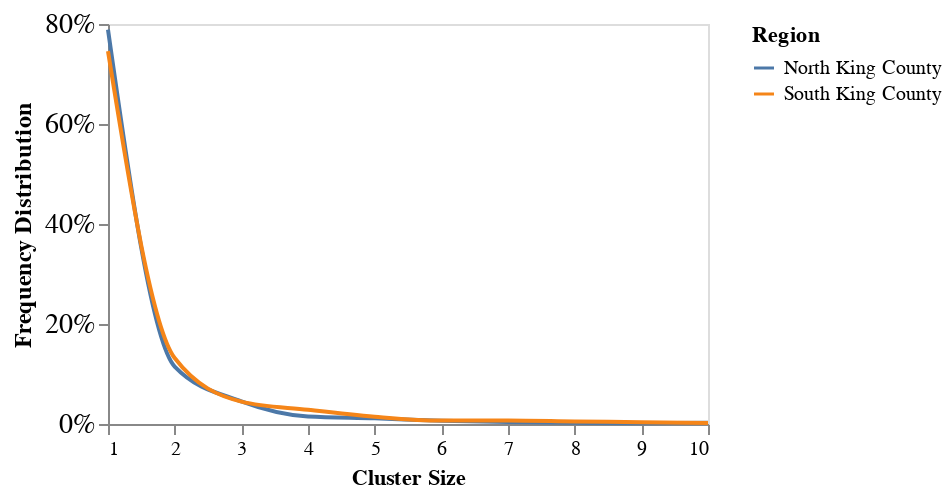

Notebook code cell kept with this figure:
### Code cell
linear_clusters =  alt.Chart(df_size).mark_line(opacity = 1, interpolate = "monotone").encode(
    x=alt.X('size:Q', axis=alt.Axis(title="Cluster Size", grid=False)),
    y=alt.Y('perc:Q',  axis=alt.Axis(title="Frequency Distribution",labelFontSize= 14, titleFontSize = 12, grid=False, format='%')),
    color = alt.Color("Region:N")).transform_filter(datum.size < 11).properties(
    width=300,
    height=200
)
linear_clusters

### Figure 1 — Vega-Lite specification as saved in the notebook (floating-point values rounded to 4 significant figures)
{"config": {"view": {"continuousWidth": 400, "continuousHeight": 300}}, "data": {"name": "data-4c6b557023329c8a0280b81b50e01584"}, "mark": {"type": "line", "interpolate": "monotone", "opacity": 1}, "encoding": {"color": {"field": "Region", "type": "nominal"}, "x": {"axis": {"grid": false, "title": "Cluster Size"}, "field": "size", "type": "quantitative"}, "y": {"axis": {"format": "%", "grid": false, "labelFontSize": 14, "title": "Frequency Distribution", "titleFontSize": 12}, "field": "perc", "type": "quantitative"}}, "height": 200, "transform": [{"filter": "(datum.size < 11)"}], "width": 300, "$schema": "https://vega.github.io/schema/vega-lite/v4.17.0.json", "datasets": {"data-4c6b557023329c8a0280b81b50e01584": [{"Region": "North King County", "size": 1, "count": 2999, "perc": 0.7888}, {"Region": "North King County", "size": 2, "count": 437, "perc": 0.1149}, {"Region": "North King County", "size": 3, "count": 172, "perc": 0.04524}, {"Region": "North King County", "size": 4, "count": 57, "perc": 0.01499}, {"Region": "North King County", "size": 5, "count": 43, "perc": 0.01131}, {"Region": "North King County", "size": 6, "count": 25, "perc": 0.006575}, {"Region": "North King County", "size": 7, "count": 15, "perc": 0.003945}, {"Region": "North King County", "size": 8, "count": 9, "perc": 0.002367}, {"Region": "North King County", "size": 10, "count": 9, "perc": 0.002367}, {"Region": "North King County", "size": 13, "count": 5, "perc": 0.001315}, {"Region": "North King County", "size": 9, "count": 5, "perc": 0.001315}, {"Region": "North King County", "size": 11, "count": 4, "perc": 0.001052}, {"Region": "North King County", "size": 15, "count": 4, "perc": 0.001052}, {"Region": "North King County", "size": 12, "count": 3, "perc": 0.0007891}, {"Region": "North King County", "size": 20, "count": 2, "perc": 0.000526}, {"Region": "North King County", "size": 19, "count": 2, "perc": 0.000526}, {"Region": "North King County", "size": 149, "count": 1, "perc": 0.000263}, {"Region": "North King County", "size": 14, "count": 1, "perc": 0.000263}, {"Region": "North King County", "size": 18, "count": 1, "perc": 0.000263}, {"Region": "North King County", "size": 122, "count": 1, "perc": 0.000263}, {"Region": "North King County", "size": 22, "count": 1, "perc": 0.000263}, {"Region": "North King County", "size": 23, "count": 1, "perc": 0.000263}, {"Region": "North King County", "size": 27, "count": 1, "perc": 0.000263}, {"Region": "North King County", "size": 30, "count": 1, "perc": 0.000263}, {"Region": "North King County", "size": 46, "count": 1, "perc": 0.000263}, {"Region": "North King County", "size": 48, "count": 1, "perc": 0.000263}, {"Region": "North King County", "size": 58, "count": 1, "perc": 0.000263}, {"Region": "South King County", "size": 1, "count": 2096, "perc": 0.7456}, {"Region": "South King County", "size": 2, "count": 371, "perc": 0.132}, {"Region": "South King County", "size": 3, "count": 126, "perc": 0.04482}, {"Region": "South King County", "size": 4, "count": 80, "perc": 0.02846}, {"Region": "South King County", "size": 5, "count": 41, "perc": 0.01459}, {"Region": "South King County", "size": 6, "count": 19, "perc": 0.006759}, {"Region": "South King County", "size": 7, "count": 19, "perc": 0.006759}, {"Region": "South King County", "size": 8, "count": 14, "perc": 0.00498}, {"Region": "South King County", "size": 9, "count": 10, "perc": 0.003557}, {"Region": "South King County", "size": 13, "count": 5, "perc": 0.001779}, {"Region": "South King County", "size": 12, "count": 5, "perc": 0.001779}, {"Region": "South King County", "size": 10, "count": 5, "perc": 0.001779}, {"Region": "South King County", "size": 23, "count": 3, "perc": 0.001067}, {"Region": "South King County", "size": 16, "count": 3, "perc": 0.001067}, {"Region": "South King County", "size": 29, "count": 2, "perc": 0.0007115}, {"Region": "South King County", "size": 18, "count": 1, "perc": 0.0003557}, {"Region": "South King County", "size": 158, "count": 1, "perc": 0.0003557}, {"Region": "South King County", "size": 59, "count": 1, "perc": 0.0003557}, {"Region": "South King County", "size": 34, "count": 1, "perc": 0.0003557}, {"Region": "South King County", "size": 33, "count": 1, "perc": 0.0003557}, {"Region": "South King County", "size": 32, "count": 1, "perc": 0.0003557}, {"Region": "South King County", "size": 22, "count": 1, "perc": 0.0003557}, {"Region": "South King County", "size": 21, "count": 1, "perc": 0.0003557}, {"Region": "South King County", "size": 20, "count": 1, "perc": 0.0003557}, {"Region": "South King County", "size": 14, "count": 1, "perc": 0.0003557}, {"Region": "South King County", "size": 11, "count": 1, "perc": 0.0003557}, {"Region": "South King County", "size": 283, "count": 1, "perc": 0.0003557}]}}
